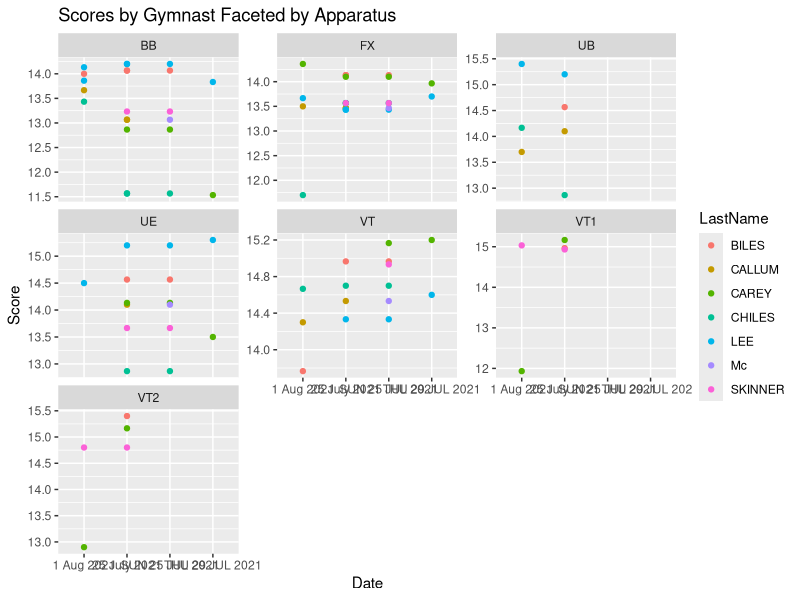
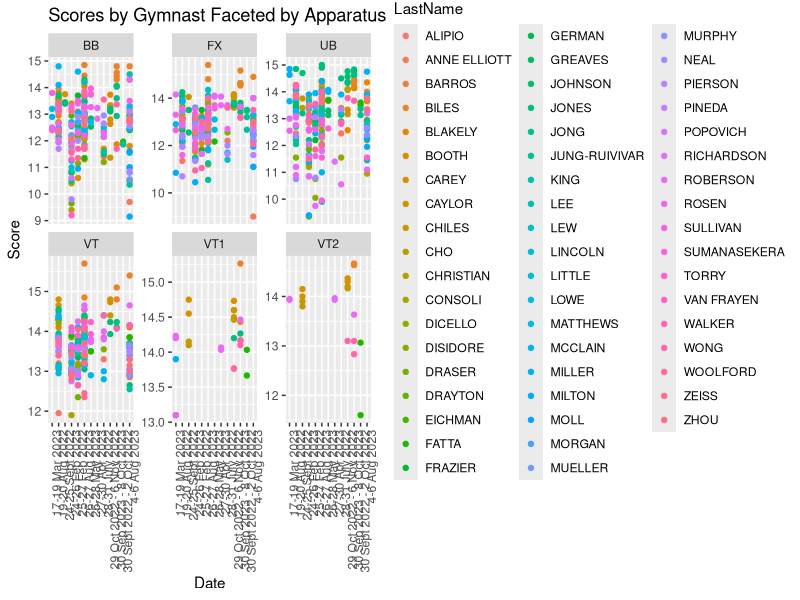

These figures' R source, in order:
## ---- chunk 1
knitr::opts_chunk$set(echo = TRUE)
## ---- chunk 2
library(readr)
library(dplyr)
library(tidyverse)
library(ggplot2)
## ---- chunk 3
data_2017_2021 <- read_csv("Cleaned Data/data_2017_2021.csv")
data_2022_2023 <- read_csv("Cleaned Data/data_2022_2023.csv")

data_2017_2021 <- data_2017_2021 %>% 
  drop_na(Score, E_Score, D_Score, Apparatus, Round, Location, Competition, Country, Gender)

data_2022_2023 <- data_2022_2023 %>% 
  drop_na(Score, E_Score, D_Score, Apparatus, Round, Location, Competition, Country, Gender)
## ---- chunk 4
# filter by gender, apparatus, qual vs final vs AAfinal vs AAqual vs team qual vs team final, country?

usa_men_22_23 <- data_2022_2023 %>%
  filter(Gender== "m") %>%
  filter(Country == "USA")

print(usa_men_22_23)

usa_women_22_23 <- data_2022_2023 %>%
  filter(Gender== "w") %>%
  filter(Country == "USA") 

print(usa_women_22_23)
## ---- chunk 5
# ggplot(data_2017_2021, aes(x = Date, y = Score, color = Country)) +
#   geom_point() +
#   facet_wrap(~ Apparatus, scales = "free_y") +
#   labs(title = "Scores by Country Faceted by Apparatus")

data_2017_2021 %>%
  filter(Country == "USA") %>%
  ggplot(aes(x = Date, y = Score, color = LastName)) +
  geom_point() +
  facet_wrap(~ Apparatus, scales = "free_y") +
  labs(title = "Scores by Gymnast Faceted by Apparatus")

data_2022_2023 %>%
  filter(Country == "USA") %>%
  filter(Gender == "w") %>%
  ggplot(aes(x = Date, y = Score, color = LastName)) +
  geom_point() +
  facet_wrap(~ Apparatus, scales = "free_y") +
  labs(title = "Scores by Gymnast Faceted by Apparatus") +
  theme(axis.text.x = element_text(angle = 90, hjust = 1))

# data_2022_2023 %>%
#   filter(Country == "USA") %>%
#   filter(Gender == "m") %>%
#   ggplot(aes(x = Date, y = Score, color = LastName)) +
#   geom_point() +
#   facet_wrap(~ Apparatus, scales = "free_y") +
#   labs(title = "Scores by Gymnast Faceted by Apparatus")
## ---- chunk 6
n_distinct(data_2022_2023$Country)

mean(data_2022_2023$Score)
## ---- chunk 7
men_data <- data_2022_2023 %>%
  filter(Gender=="m")

women_data <- data_2022_2023 %>%
  filter(Gender=="w")

data_2022_2023 %>%
  count(Gender)

top_percent_men <- men_data %>%
  group_by(Apparatus) %>%
  filter(rank(desc(Score), ties.method = "min")/n() <= 0.20)

top_percent_women <- women_data %>%
  group_by(Apparatus) %>%
  filter(rank(desc(Score), ties.method = "min")/n() <= 0.20)
